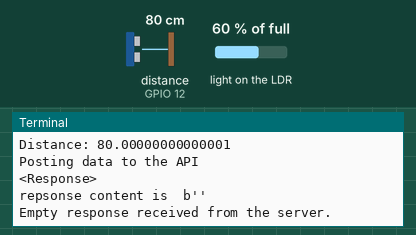
A program run on a simulated Raspberry Pi (BCM pin numbers). Parts: the last lines printed to the terminal. Inputs (shaded band) come from the test bench; at power-on: distance to the obstacle (sensor on GPIO 12) 80 cm, light on the LDR 60 % of full. The echo pulse lasts 58.3 µs per cm; web requests get an empty 200 reply after 0.4 s; the clock reads 2024-03-15 10:24:30 at power-on unless the program sets it.

Above: at 1.2 s.
1.3 s: distance to the obstacle (sensor on GPIO 12) set to 2 cm
At 2.54 s:
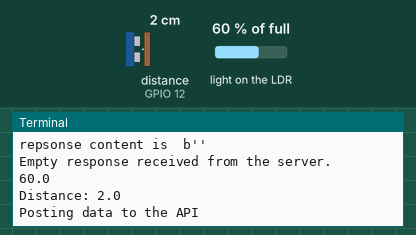
2.8 s: light on the LDR set to 2 % of full
At 2.8 s:
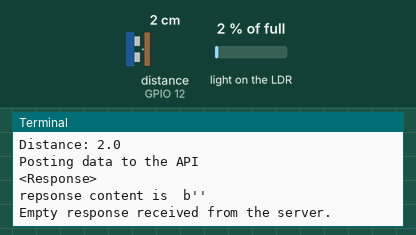
4.3 s: distance to the obstacle (sensor on GPIO 12) set to 4 cm
At 4.34 s:
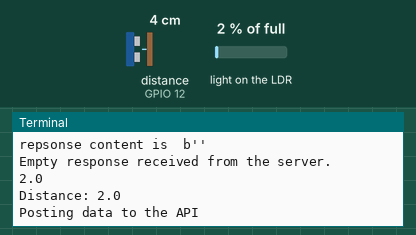
5.8 s: light on the LDR set to 25 % of full
At 6.15 s:
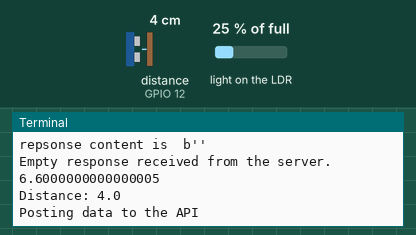
Timing chart, 0 to 8.3 s (numbered marks = the images above; inputs shaded):
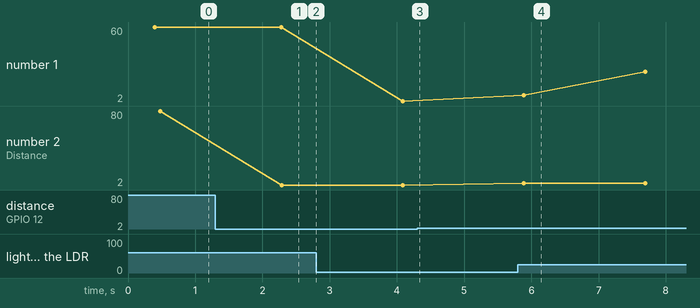

The program:

main.py
```python
import subprocess
import time
from gpiozero import LightSensor, DistanceSensor
import requests

def post_data_to_api(url, data):
    try:
        print("Posting data to the API")
        response = requests.post(url, json=data)
        response.raise_for_status()  # Raise an exception for HTTP errors
        print(response)
        print("repsonse content is ", response.content)

        if response.content:  # Check if the response content is not empty
            return response.json()  # Return the response in JSON format
        else:
            print("Empty response received from the server.")
            return None
    except requests.exceptions.RequestException as e:
        print(f"An error occurred: {e}")
        return None

class TrashState:
    def __init__(self):

        # opened, closed, forgot
        self.light_state = "closed"

        self.start_time = None
        self.light_level = 0
        self.talk = 0
        self.distance = 0

        self.magic_number = 50
        self.url = "http://192.168.176.83:3000/data"

    def set_light_level(self, level):
        self.light_level = level

    def set_talk(self, talk):
        self.talk = talk

    def set_distance(self, distance):
        self.distance = distance

    def get_light_level(self):
        return self.light_level

    def get_talk(self):
        return self.talk

    def get_distance(self):
        return self.distance

    def get_data(self):
        return {
            "talk": self.get_talk(),
            "distance": int(self.get_distance())
        }

    def update_state(self, light_level, distance):
        self.set_light_level(light_level)
        self.set_distance(distance)
        data = self.get_data()
        post_data_to_api(self.url, data)
        self.talk = 0

        if (self.light_state == "closed"):
            self.start_time = None
            if (self.light_level >= self.magic_number):
                self.light_state = "opened"
                self.start_time = time.time()
            elif (self.distance < self.magic_number):
                # Stay in closed state
                self.light_state = "closed"

        if (self.light_state == "opened"):
            if (self.light_level < self.magic_number):
                self.light_state = "closed"
            elif (self.distance >= self.magic_number):
                self.light_state = "opened"

                # 5 seconds passed
                if (time.time() - self.start_time > 5):
                    self.light_state = "forgot"

        if (self.light_state == "forgot"):
            self.shout()
            self.light_state = "closed"
            self.talk = 1


    def shout(self):
        print("Ayo! Close the lid!")
        speaker_play()

def init_distance_sensor():
	TRIG = 11  # define the 16 ---input
	ECHO = 12  # define the 18 ---output
	global distSensor
	distSensor = DistanceSensor(echo=ECHO, trigger=TRIG, max_distance=300)

def ldr_read():
    ldr = LightSensor("BOARD7")
    ldr_value = ldr.value * 100
    print(ldr_value)
    return ldr_value

def ultrasonic_read():
    d = distSensor.distance * 100
    print(f'Distance: {d}')
    return (d)

def speaker_play():
    # Trash Talk Time
    print("Speaker Play")
    subprocess.call(["mpv", "voice.mp3"])

def main():
    trash_state = TrashState()
    init_distance_sensor()

    while True:
        try:
            light_level = ldr_read()
            distance = ultrasonic_read()
            trash_state.update_state(light_level=light_level, distance=distance)

            time.sleep(1)
        except Exception as e:
            print(e)
            time.sleep(5)
            pass

if __name__ == "__main__":
    main()
```

Measured:
- after the input at 1.3 s, the terminal: prints a new line after 0.98 s (image 1)
- after the input at 5.8 s, the terminal: prints a new line after 0.09 s (image 4)
- plotted number 1: 2 → 25 after the input at 5.8 s
- plotted number 2: 80 → 2 after the input at 1.3 s
